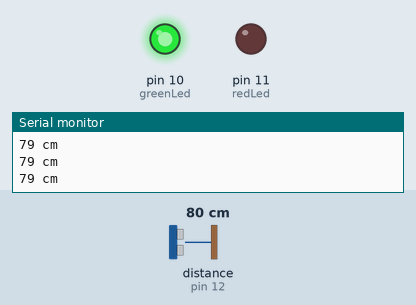
Simulated run of this sketch. Board: Arduino Uno, built with avr-gcc and run on an emulated ATmega328P. Shown: output pins drawn as LEDs (lit = HIGH), the last lines printed to the serial monitor. Wiring (inferred from the names in the program): ultrasonic range finder: trigger pin 13; echo pin 12. The inputs (shaded band) are chosen by the test bench; at power-on: distance to the obstacle (sensor on pin 12) 80 cm. The echo pulse lasts 58.3 µs per cm; pins used as bus, display or sensor lines are not drawn.

Above: at 1.3 s.
1.4 s: distance to the obstacle (sensor on pin 12) set to 6 cm
2.9 s: distance to the obstacle (sensor on pin 12) set to 3 cm
At 3.6 s:
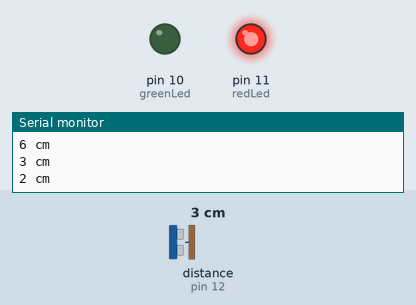
4.5 s: distance to the obstacle (sensor on pin 12) set to 9 cm
At 4.8 s:
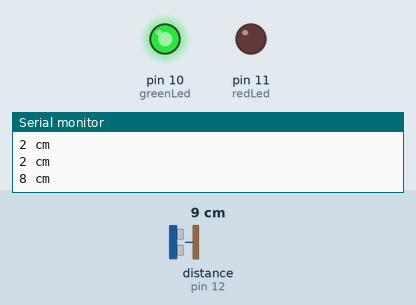
6.0 s: distance to the obstacle (sensor on pin 12) set to 2 cm
At 7.3 s:
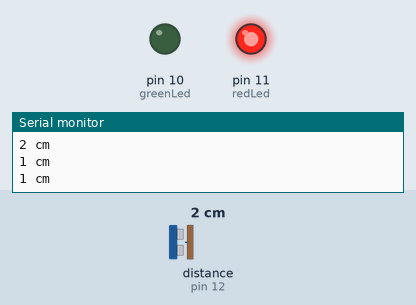
Timing chart, 0 to 8.5 s (numbered marks = the images above; inputs shaded):
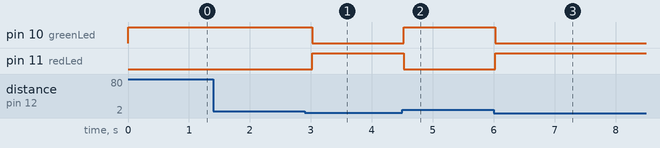

Measured:
- the behaviour switches between 5 and 4 cm on distance to the obstacle (sensor on pin 12) (found by bisection; images 0 and 1)
- after the input at 2.9 s, pin 10 (greenLed): HIGH → LOW after 0.12 s; pin 11 (redLed): LOW → HIGH after 0.12 s
- after the input at 4.5 s, pin 10 (greenLed): LOW → HIGH at once; pin 11 (redLed): HIGH → LOW at once
- after the input at 6.0 s, pin 10 (greenLed): HIGH → LOW at once; pin 11 (redLed): LOW → HIGH at once

The sketch:

proximity_sensor.ino
```cpp
/*
HC-SR04 Ping distance sensor]
VCC to arduino 5v GND to arduino GND
Echo to Arduino pin 13 Trig to Arduino pin 12
Red POS to Arduino pin 11
Green POS to Arduino pin 10
560 ohm resistor to both LED NEG and GRD power rail
More info at: http://www.trollmaker.com/article3/arduino-and-hc-sr04-ultrasonic-sensor
Original code improvements to the Ping sketch sourced from Trollmaker.com
Some code and wiring inspired by http://en.wikiversity.org/wiki/User:Dstaub/robotcar
*/

#define trigPin 13
#define echoPin 12

#define redLed 11
#define greenLed 10

#define minDistance 4
#define maxDistance 100

void setup() {
  Serial.begin (9600);
  pinMode(trigPin, OUTPUT);
  pinMode(echoPin, INPUT);
  pinMode(redLed, OUTPUT);
  pinMode(greenLed, OUTPUT);
}

void printDistance(int distance){
  Serial.print(distance);
  Serial.println(" cm");
}
void loop() {
  long duration, distance;
  digitalWrite(trigPin, LOW);
  delayMicroseconds(2);
  digitalWrite(trigPin, HIGH);
  delayMicroseconds(10);
  digitalWrite(trigPin, LOW);
  duration = pulseIn(echoPin, HIGH);
  //The Pace of Sound is approximately 29.1 microseconds per centimetre.
  distance = (duration/2) / 29.1;

  if (distance < minDistance) {
    digitalWrite(redLed,HIGH);
    digitalWrite(greenLed,LOW);
  } else {
    digitalWrite(redLed,LOW);
    digitalWrite(greenLed,HIGH);
  }

  if (distance >= maxDistance || distance <= 0){
    Serial.println("Out of range");
  }
    printDistance(distance);

  delay(500);
}
```
